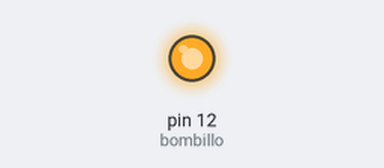
This sketch was run on a simulated Arduino Uno, built with avr-gcc and run on an emulated ATmega328P. Shown: output pins drawn as LEDs (lit = HIGH).

Above: at 0.5 s.
At 2.5 s:
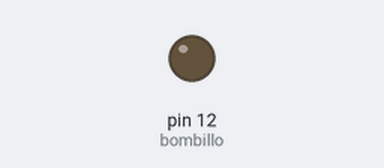
Timing chart, 0 to 5.2 s (numbered marks = the images above):
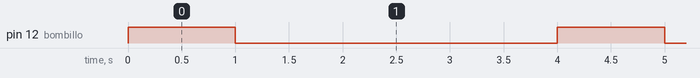

Measured:
- by itself, pin 12 (bombillo): alternates HIGH for 1.0 s and LOW for 3.0 s

The sketch:

leds.ino
```cpp
int bombillo = 12;
int espera = 1000;


void setup()
{
  pinMode(bombillo, OUTPUT);

}

void loop()
{
  digitalWrite(bombillo, HIGH);
  delay(espera);
  digitalWrite(bombillo, LOW);
  delay(espera *3);
}
```
